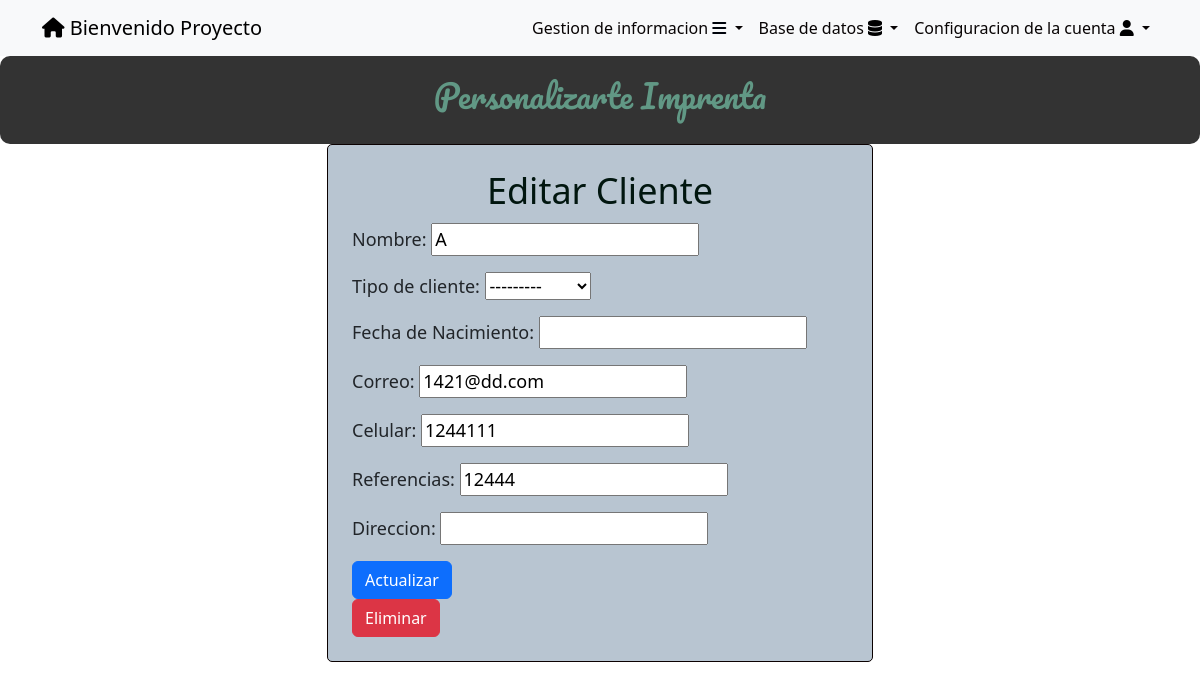
The page /clientes/16/ (signed in) on the database its author committed.
### tasks/models.py (models this page shows, shortened)
class Cliente(models.Model):
    nombre = models.CharField(max_length=50)
    MAYORISTA = 'Mayorista'
    COMUN = 'Comun'
    ESTADO_CHOICES = [
        (MAYORISTA, 'Mayorista'),
        (COMUN, 'Comun'),
    ]
    tipocliente = models.CharField(max_length=100, blank=True, null=True, choices=ESTADO_CHOICES)
    direccion = models.CharField(max_length=100,blank=True,null=True)
    fecharegistro = models.DateTimeField(auto_now_add=True, blank=True, null=True)
    fechanacimiento = models.DateField( blank=True, null=True)
    correo = models.EmailField( blank=True, null=True)
    celular = models.CharField(max_length=100, blank=True, null=True)
    referencias = models.CharField(max_length=50, blank=True, null=True)
    user = models.ForeignKey(User, on_delete=models.CASCADE,blank=True, null=True)

### tasks/views.py (the view)
# urls.py: path('clientes/<int:cliente_id>/', views.cliente_detail,name='cliente_detail'),
@login_required
def cliente_detail(request, cliente_id):
    cliente = get_object_or_404(Cliente, pk=cliente_id)
    if request.user.is_superuser:
        form = ClienteForm(instance=cliente)
    else:
        if cliente.user != request.user:
            return HttpResponseForbidden("No tienes permiso para acceder a esta página.")
        form = ClienteForm(instance=cliente)
    if request.method == 'POST':
        form = ClienteForm(request.POST, instance=cliente)  # Pasar instance=cliente para actualizar el cliente existente
        if form.is_valid():
            form.save()
            return redirect('clientes')
    return render(request, 'cliente_detail.html', {
        'cliente': cliente,
        'form': form
    })

### tasks/forms.py
class ClienteForm(ModelForm):
    class Meta:
        model = Cliente
        fields = ['nombre','tipocliente','fechanacimiento','correo','celular','referencias','direccion',]
        labels = {
            'fechanacimiento':'Fecha de Nacimiento',
            'tipocliente':'Tipo de cliente'
            }

### tasks/templates/cliente_detail.html (shortened to what this page needs)
{% extends 'base.html' %}
{% block content %}
<body>
    <center>
        <div class="feature-box">
            <h2>Personalizarte Imprenta</h2>
        </div>
    </center>
    <div class="container">
        <div class="row justify-content-center">
            <div class="col-md-6">
                <div class="custom-form-container p-4">
                    <center><h1>Editar Cliente</h1></center>
                    <form method="post">
                        {{ form.as_p }}
                        <button class="btn btn-primary">
                            Actualizar
                        </button>
                    </form>
                    {% if user.is_superuser %}
                        <form method="post" action="{% url 'delete_cliente' cliente.id %}">
                            <button class="btn btn-danger" type="submit">Eliminar</button>
                        </form>
                    {% endif %}
                </div>
            </div>
        </div>
    </div>
</body>
{% endblock %}

### tasks/templates/base.html (shortened to what this page needs)
<!DOCTYPE html>
<html lang="en">
<head>
    <link rel="stylesheet" href="https://cdn.jsdelivr.net/npm/bootstrap@5.3.2/dist/css/bootstrap.min.css">
    <link rel="stylesheet" href="https://cdnjs.cloudflare.com/ajax/libs/font-awesome/6.4.2/css/all.min.css">
    <link rel="stylesheet" href="https://cdn.jsdelivr.net/npm/bootstrap@5.3.2/dist/css/bootstrap.min.css">
</head>
<body>
    <nav class="navbar navbar-expand-lg bg-body-tertiary">
        <div class="container">
            {% if user.is_authenticated %}
            <a class="navbar-brand" href="/" id="uno"> <i class="fa-solid fa-house" style="color: #000000;"></i>
                Bienvenido {{user.username}}</a>
            {% endif %}
            {% if user.is_authenticated %}
            <div class="collapse navbar-collapse" id="navbarSupportedContent">
                <ul class="navbar-nav ms-auto">
                    <li class="nav-item dropdown">
                        <a class="nav-link dropdown-toggle" href="#" role="button" data-bs-toggle="dropdown"
                            aria-expanded="false">
                            Gestion de informacion <i class="fa-solid fa-bars" style="color: #00040b;"></i>
                        </a>
                    </li>
                    {% if user.is_superuser %}
                    <li class="nav-item dropdown">
                        <a class="nav-link dropdown-toggle" href="#" role="button" data-bs-toggle="dropdown"
                            aria-expanded="false">
                            Base de datos <i class="fa-solid fa-database" style="color: #000000;"></i>
                        </a>
                        {% endif %}
                    <li class="nav-item dropdown">
                        <a class="nav-link dropdown-toggle" href="#" role="button" data-bs-toggle="dropdown"
                            aria-expanded="false">
                            Configuracion de la cuenta <i class="fa-solid fa-user" style="color: #000000;"></i>
                        </a>
            {% endif %}
        </div>
    </nav>
</body>
</html>
{% block content %}
{% endblock %}

### tasks/templates/base.html (style rules this page uses)
.nav-link { display: block; text-decoration: none; color: #080404; padding: 5px; }

### tasks/templates/cliente_detail.html (style rules this page uses)
.custom-form-container { background-color: #f8f9fa; border: 1px solid #0e0101; border-radius: 5px; }
.custom-form-container { background-color: #b8c5d1; border: 1px solid #0b0101; border-radius: 5px; }
.feature-box { background-color: rgba(0, 0, 0, 0.8); color: white; padding: 20px; text-align: center; border-radius: 10px; transition: transform 0.3s ease; }
h1 { color: rgb(1, 22, 15); font-size: 36px; margin-bottom: 10px; }
h2 { font-family: 'Pacifico', cursive; color: rgb(97, 152, 133); font-size: 32px; margin-bottom: 10px; }
p { font-size: 18px; }

### rows shown on the page
Cliente: nombre "A", tipocliente "---------", correo "1421@dd.com", celular "1244111", referencias "12444"

### other values the page prints
{{ user.username }} "Proyecto"
